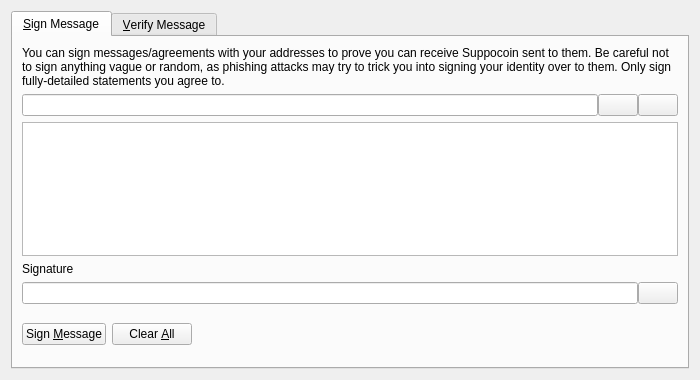
<?xml version="1.0" encoding="UTF-8"?>
<ui version="4.0">
 <class>SignVerifyMessageDialog</class>
 <widget class="QDialog" name="SignVerifyMessageDialog">
  <property name="geometry">
   <rect>
    <x>0</x>
    <y>0</y>
    <width>700</width>
    <height>380</height>
   </rect>
  </property>
  <property name="windowTitle">
   <string>Signatures - Sign / Verify a Message</string>
  </property>
  <property name="modal">
   <bool>true</bool>
  </property>
  <layout class="QVBoxLayout" name="verticalLayout">
   <item>
    <widget class="QTabWidget" name="tabWidget">
     <property name="currentIndex">
      <number>0</number>
     </property>
     <widget class="QWidget" name="tabSignMessage">
      <attribute name="title">
       <string>&amp;Sign Message</string>
      </attribute>
      <layout class="QVBoxLayout" name="verticalLayout_SM">
       <item>
        <widget class="QLabel" name="infoLabel_SM">
         <property name="text">
          <string>You can sign messages/agreements with your addresses to prove you can receive Suppocoin sent to them. Be careful not to sign anything vague or random, as phishing attacks may try to trick you into signing your identity over to them. Only sign fully-detailed statements you agree to.</string>
         </property>
         <property name="textFormat">
          <enum>Qt::PlainText</enum>
         </property>
         <property name="wordWrap">
          <bool>true</bool>
         </property>
        </widget>
       </item>
       <item>
        <layout class="QHBoxLayout" name="horizontalLayout_1_SM">
         <property name="spacing">
          <number>0</number>
         </property>
         <item>
          <widget class="QValidatedLineEdit" name="addressIn_SM">
           <property name="toolTip">
            <string>The Suppocoin address to sign the message with</string>
           </property>
          </widget>
         </item>
         <item>
          <widget class="QPushButton" name="addressBookButton_SM">
           <property name="toolTip">
            <string>Choose previously used address</string>
           </property>
           <property name="text">
            <string/>
           </property>
           <property name="shortcut">
            <string>Alt+A</string>
           </property>
           <property name="autoDefault">
            <bool>false</bool>
           </property>
          </widget>
         </item>
         <item>
          <widget class="QPushButton" name="pasteButton_SM">
           <property name="toolTip">
            <string>Paste address from clipboard</string>
           </property>
           <property name="text">
            <string/>
           </property>
           <property name="shortcut">
            <string>Alt+P</string>
           </property>
           <property name="autoDefault">
            <bool>false</bool>
           </property>
          </widget>
         </item>
        </layout>
       </item>
       <item>
        <widget class="QPlainTextEdit" name="messageIn_SM">
         <property name="toolTip">
          <string>Enter the message you want to sign here</string>
         </property>
        </widget>
       </item>
       <item>
        <widget class="QLabel" name="signatureLabel_SM">
         <property name="text">
          <string>Signature</string>
         </property>
         <property name="textFormat">
          <enum>Qt::PlainText</enum>
         </property>
        </widget>
       </item>
       <item>
        <layout class="QHBoxLayout" name="horizontalLayout_2_SM">
         <property name="spacing">
          <number>0</number>
         </property>
         <item>
          <widget class="QLineEdit" name="signatureOut_SM">
           <property name="font">
            <font>
             <italic>true</italic>
            </font>
           </property>
           <property name="readOnly">
            <bool>true</bool>
           </property>
          </widget>
         </item>
         <item>
          <widget class="QPushButton" name="copySignatureButton_SM">
           <property name="toolTip">
            <string>Copy the current signature to the system clipboard</string>
           </property>
           <property name="text">
            <string/>
           </property>
           <property name="autoDefault">
            <bool>false</bool>
           </property>
          </widget>
         </item>
        </layout>
       </item>
       <item>
        <layout class="QHBoxLayout" name="horizontalLayout_3_SM">
         <item>
          <widget class="QPushButton" name="signMessageButton_SM">
           <property name="toolTip">
            <string>Sign the message to prove you own this Suppocoin address</string>
           </property>
           <property name="text">
            <string>Sign &amp;Message</string>
           </property>
           <property name="autoDefault">
            <bool>false</bool>
           </property>
          </widget>
         </item>
         <item>
          <widget class="QPushButton" name="clearButton_SM">
           <property name="toolTip">
            <string>Reset all sign message fields</string>
           </property>
           <property name="text">
            <string>Clear &amp;All</string>
           </property>
           <property name="autoDefault">
            <bool>false</bool>
           </property>
          </widget>
         </item>
         <item>
          <spacer name="horizontalSpacer_1_SM">
           <property name="orientation">
            <enum>Qt::Horizontal</enum>
           </property>
           <property name="sizeHint" stdset="0">
            <size>
             <width>40</width>
             <height>48</height>
            </size>
           </property>
          </spacer>
         </item>
         <item>
          <widget class="QLabel" name="statusLabel_SM">
           <property name="font">
            <font>
             <weight>75</weight>
             <bold>true</bold>
            </font>
           </property>
           <property name="text">
            <string/>
           </property>
           <property name="wordWrap">
            <bool>true</bool>
           </property>
          </widget>
         </item>
         <item>
          <spacer name="horizontalSpacer_2_SM">
           <property name="orientation">
            <enum>Qt::Horizontal</enum>
           </property>
           <property name="sizeHint" stdset="0">
            <size>
             <width>40</width>
             <height>48</height>
            </size>
           </property>
          </spacer>
         </item>
        </layout>
       </item>
      </layout>
     </widget>
     <widget class="QWidget" name="tabVerifyMessage">
      <attribute name="title">
       <string>&amp;Verify Message</string>
      </attribute>
      <layout class="QVBoxLayout" name="verticalLayout_VM">
       <item>
        <widget class="QLabel" name="infoLabel_VM">
         <property name="text">
          <string>Enter the receiver's address, message (ensure you copy line breaks, spaces, tabs, etc. exactly) and signature below to verify the message. Be careful not to read more into the signature than what is in the signed message itself, to avoid being tricked by a man-in-the-middle attack. Note that this only proves the signing party receives with the address, it cannot prove sendership of any transaction!</string>
         </property>
         <property name="textFormat">
          <enum>Qt::PlainText</enum>
         </property>
         <property name="alignment">
          <set>Qt::AlignLeading|Qt::AlignLeft|Qt::AlignTop</set>
         </property>
         <property name="wordWrap">
          <bool>true</bool>
         </property>
        </widget>
       </item>
       <item>
        <layout class="QHBoxLayout" name="horizontalLayout_1_VM">
         <property name="spacing">
          <number>0</number>
         </property>
         <item>
          <widget class="QValidatedLineEdit" name="addressIn_VM">
           <property name="toolTip">
            <string>The Suppocoin address the message was signed with</string>
           </property>
          </widget>
         </item>
         <item>
          <widget class="QPushButton" name="addressBookButton_VM">
           <property name="toolTip">
            <string>Choose previously used address</string>
           </property>
           <property name="text">
            <string/>
           </property>
           <property name="shortcut">
            <string>Alt+A</string>
           </property>
           <property name="autoDefault">
            <bool>false</bool>
           </property>
          </widget>
         </item>
        </layout>
       </item>
       <item>
        <widget class="QPlainTextEdit" name="messageIn_VM"/>
       </item>
       <item>
        <widget class="QValidatedLineEdit" name="signatureIn_VM"/>
       </item>
       <item>
        <layout class="QHBoxLayout" name="horizontalLayout_2_VM">
         <item>
          <widget class="QPushButton" name="verifyMessageButton_VM">
           <property name="toolTip">
            <string>Verify the message to ensure it was signed with the specified Suppocoin address</string>
           </property>
           <property name="text">
            <string>Verify &amp;Message</string>
           </property>
           <property name="autoDefault">
            <bool>false</bool>
           </property>
          </widget>
         </item>
         <item>
          <widget class="QPushButton" name="clearButton_VM">
           <property name="toolTip">
            <string>Reset all verify message fields</string>
           </property>
           <property name="text">
            <string>Clear &amp;All</string>
           </property>
           <property name="autoDefault">
            <bool>false</bool>
           </property>
          </widget>
         </item>
         <item>
          <spacer name="horizontalSpacer_1_VM">
           <property name="orientation">
            <enum>Qt::Horizontal</enum>
           </property>
           <property name="sizeHint" stdset="0">
            <size>
             <width>40</width>
             <height>48</height>
            </size>
           </property>
          </spacer>
         </item>
         <item>
          <widget class="QLabel" name="statusLabel_VM">
           <property name="font">
            <font>
             <weight>75</weight>
             <bold>true</bold>
            </font>
           </property>
           <property name="text">
            <string/>
           </property>
           <property name="wordWrap">
            <bool>true</bool>
           </property>
          </widget>
         </item>
         <item>
          <spacer name="horizontalSpacer_2_VM">
           <property name="orientation">
            <enum>Qt::Horizontal</enum>
           </property>
           <property name="sizeHint" stdset="0">
            <size>
             <width>40</width>
             <height>48</height>
            </size>
           </property>
          </spacer>
         </item>
        </layout>
       </item>
      </layout>
     </widget>
    </widget>
   </item>
  </layout>
 </widget>
 <customwidgets>
  <customwidget>
   <class>QValidatedLineEdit</class>
   <extends>QLineEdit</extends>
   <header>qvalidatedlineedit.h</header>
  </customwidget>
 </customwidgets>
 <resources>
  <include location="../dash.qrc"/>
 </resources>
 <connections/>
</ui>
